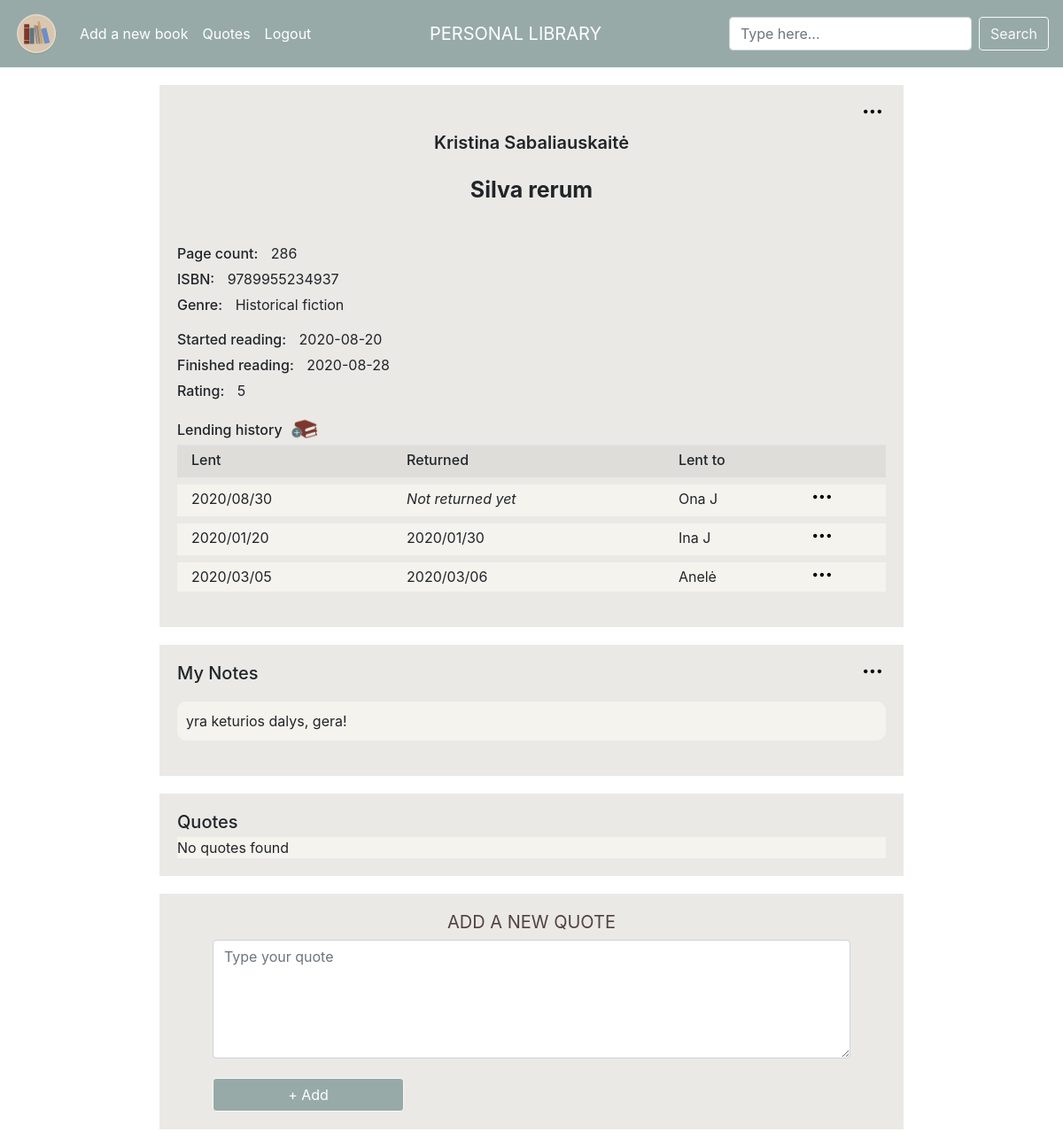
The app's page /book/38 (signed in) with its own data.
### tables this page shows
CREATE TABLE "books" (user_id INTEGER NOT NULL, title TEXT NOT NULL, author TEXT NOT NULL, pages INTEGER NOT NULL, isbn TEXT NULL, genre TEXT NULL, rating INTEGER NULL, started DATE NULL, finished DATE NULL, owner TEXT NULL, notes TEXT NULL, lent BOOLEAN NULL, book_id INTEGER PRIMARY KEY AUTOINCREMENT NOT NULL);

CREATE TABLE "lending"(lend_id integer primary key autoincrement not null, user_id integer not null, book_id integer not null, borrower text not null, lent_date datetime not null, returned datetime );

### application.py (the view, shortened to what this page needs)
@app.route("/book/<book_id>", methods=["GET", "POST", "DELETE"])
@login_required
def book(book_id):
    if request.method == "GET":
        data = db.execute("""SELECT * FROM books
                            WHERE book_id = :book_id
                             AND user_id = :user_id """,
                          book_id=book_id,
                          user_id=session["user_id"])
        print('BOOK PROFILE | data: ' + str(data), flush=True)
        quotes_result = db.execute("""SELECT * FROM quotes
                            JOIN books ON books.book_id = quotes.book_id
                            WHERE books.book_id = :book_id
                            AND books.user_id = :user_id """,
                                   book_id=book_id,
                                   user_id=session["user_id"])
        print('BOOK PROFILE | quotes: ' + str(quotes_result), flush=True)
        lendings_result = db.execute("""SELECT * FROM lending
                            JOIN books ON books.book_id = lending.book_id
                            WHERE books.book_id = :book_id
                            AND books.user_id = :user_id """,
                                     book_id=book_id,
                                     user_id=session["user_id"])
        print('BOOK PROFILE | lendings: ' + str(lendings_result), flush=True)
        return render_template("book.html", data=data, quotes=quotes_result, lendings=lendings_result)
    elif request.method == "DELETE":
        db.execute(""" DELETE FROM books WHERE book_id = :book_id""",
                   book_id=book_id)
        return 0

### application.py (called while the page is built)
@app.after_request
def after_request(response):
    response.headers["Cache-Control"] = "no-cache, no-store, must-revalidate"
    response.headers["Expires"] = 0
    response.headers["Pragma"] = "no-cache"
    return response

### helpers.py (called while the page is built)
def login_required(f):
    @wraps(f)
    def decorated_function(*args, **kwargs):
        if session.get("user_id") is None:
            return redirect("/login")
        return f(*args, **kwargs)
    return decorated_function

### templates/book.html (shortened to what this page needs)
{% extends "layout.html" %}
{% block main %}
    {% for book in data %}
        <div class="profile_container_top">
            <div class="item-a book_profile_author">{{ book.author }}</div>
            <div class="item-b book_profile_book_title">{{ book.title }}</div>
            <div class="item-d">
                <p class="book_profile_titles">Page count:</p>
                <div class="book_profile_text">{{ book.pages }}</div>
                <br>
                <p class="book_profile_titles">ISBN:</p>
                <div class="book_profile_text">{{ book.isbn }}</div>
                <br>
                <p class="book_profile_titles">Genre:</p>
                <div class="book_profile_text">{{ book.genre }}</div>
                <br>
            </div>
            <div class="item-e">
                <p class="book_profile_titles">Started reading:</p>
                {% if book.started %}
                    <div class="book_profile_text">{{ book.started }}</div>
                    <br>
                    <p class="book_profile_titles">Finished reading:</p>
                    {% if book.finished %}
                        <div class="book_profile_text">{{ book.finished }}</div>
                    {% else %}
                        <div class="book_profile_text">haven't finished reading</div>
                    {% endif %}
                {% else %}
                    <div class="book_profile_text">haven't started reading</div>
                {% endif %}
                <br>
                <p class="book_profile_titles">Rating:</p>
                {% if book.rating %}
                    <div class="book_profile_text">{{ book.rating }}</div>
                {% else %}
                    <div class="book_profile_text">no rating</div>
                {% endif %}
            </div>
            <div class="item-f">
                <p class="book_profile_titles">Lending history</p>
                <button id="add_book" title="Lend a book" class="inner"
                        data-toggle="modal"
                        data-target="#bookLendingModal"
                        data-bookid="{{ book.book_id }}">
                    <img class="img_btn" src="../static/add_book.gif" alt="Lend a book">
                </button>
                {% if not lendings %}
                    <p><i>There is no lending history for this book.</i></p>
                {% else %}
                    <table class="table table-striped">
                        <tr>
                            <th>Lent</th>
                            <th>Returned</th>
                            <th>Lent to</th>
                            <th></th>
                        </tr>
                        {% for record in lendings %}
                            <tr>
                                <td>{{ record.lent_date }}</td>
                                {% if not record.returned %}
                                    <td><i>Not returned yet</i></td>
                                    <td>{{ record.borrower }}</td>
                                {% else %}
                                    <td>{{ record.returned }}</td>
                                    <td>{{ record.borrower }}</td>
                                {% endif %}
                                <td>
                                    <div class="book_lend_options">
                                        <img class="book_lend_options_image"
                                             onclick="showOptionsFor('lendOpt{{ record.lend_id }}')"
                                             src="../static/options.svg"
                                             alt="options"/>
                                    </div>
                                </td>
                            </tr>
                        {% endfor %}
                    </table>
                {% endif %}
            </div>
            <div class="item-g">
                <div class="book_options">
                    <img class="book_options_image"
                         onclick="showOptionsFor('opt{{ book.book_id }}')"
                         src="../static/options.svg"
                         alt="options"/>
                </div>
            </div>
        </div>
    {% endfor %}
    <div class="profile_container_notes">
        <div class="item-h"><h5 class="book_profile_titles">My Notes</h5></div>
        {% for book in data %}
            <div class="item-j">
                <div class="note_options">
                    <img class="note_options_image"
                         onclick="showOptionsFor('noteOpt{{ book.book_id }}')"
                         src="../static/options.svg"
                         alt="options"/>
                </div>
            </div>
            {% if book.notes %}
                <div class="item-k quote_sand_bg_profile">
                    <p class="note_text">{{ book.notes }}</p>
                </div>
            {% else %}
                <div class="item-k">No notes found</div>
            {% endif %}
        {% endfor %}
    </div>
    <div class="profile_container_quotes">
        <div class="quote_brown_bg_profile">
            <div class="quotes_profile"><h5 class="book_profile_titles">Quotes</h5></div>
            {% if not quotes %}
                <div class="item-k">No quotes found</div>
            {% endif %}
        </div>
    </div>
    {% for book in data %}
        <div class=" container_new_quote">
            <h2 id="add_quote">ADD A NEW QUOTE</h2>
            <form id="new_quote" action="/book/{{ book.book_id }}/new-quote" method="post" autocomplete="off">
                <div class="form-group" id="quote_quote">
                    <textarea autocomplete="off" class="form-control" name="quote" contenteditable="true"
                              placeholder="Type your quote" cols="30" rows="5" required="required"></textarea>
                </div>
                <br>
                <button class="btn btn-light" type="submit" id="quote_btn">+ Add</button>
            </form>
        </div>
    {% endfor %}
{% endblock %}

### static/style.css (style rules this page uses)
.btn-light { color: white; background-color: #97aaa8 !important; display: inline; }
.inner { display: inline-block; font-weight: 400; font-size: 20px; color: #524240; }
.form-group { display: inline-block; }
textarea { min-height: 50px; }
#add_book { border: none; background-color: #eae9e6; }
.img_btn { width: 30px; }
.form-control { display: inline-block; max-width: 100%; }
.item-a { grid-area: author; }
.item-b { grid-area: title; }
.item-d { grid-area: col_a; }
.item-e { grid-area: col_b; }
.item-f { grid-area: col_c; overflow-y: scroll; max-height: 200px; }
.item-g { grid-area: options_column; display: flex; flex-direction: row; justify-content: flex-end; }
.profile_container_top { display: grid; background-color: #eae9e6; margin: 20px auto; padding: 20px; max-width: 70%; column-gap: 10px; row-gap: 5px; grid-template-columns: 1fr 1fr 1fr 1.5fr 0.5fr; grid-template-rows: auto auto auto; grid-template-areas: "book_cover author author author options_column" "book_cover title title title ." "book_cover col_a col_b col_c col_c"; }
.item-h { grid-area: my_notes; width: 100%; }
.item-j { grid-area: note_options_column; display: flex; flex-direction: row; justify-content: flex-end; }
.item-k { grid-area: notes_text; overflow: auto; background-color: #f5f3ee; }
.profile_container_notes { display: grid; background-color: #eae9e6; margin: 20px auto; padding: 20px; max-width: 70%; column-gap: 10px; row-gap: 15px; grid-template-columns: auto auto auto 1fr 20px; grid-template-rows: auto; grid-template-areas: "my_notes my_notes my_notes my_notes note_options_column" "notes_text notes_text notes_text notes_text notes_text"; }
.book_profile_author { text-align: center; font-size: 20px; font-weight: 600; margin: 10px; }
.book_profile_book_title { text-align: center; font-size: 25px; font-weight: 700; margin: 0px 10px 30px 10px; }
.book_profile_titles { display: inline-block; font-weight: 500; margin-bottom: 5px; }
.book_profile_text { display: inline-block; margin-left: 10px; }
.quote_sand_bg_profile { background-color: #f5f3ee; padding: 5px; border-radius: 10px; margin-bottom: 20px; }
.quote_brown_bg_profile { background-color: #eae9e6; margin: 20px auto; padding: 20px; max-width: 70%; }
.table td { padding: 0.25rem 1rem 0.5rem 1rem; width: auto; background-color: #f5f3ee; border-width: 0.5rem; border-color: #eae9e6; }
.table th { padding: 0.25rem 1rem 0.5rem 1rem; font-weight: 500; }
@media (min-width: 831px) and (max-width: 1469px) { .book_profile_author { text-align: center; font-size: 20px; font-weight: 600; margin: 10px; } }
@media (min-width: 831px) and (max-width: 1469px) { .book_profile_book_title { text-align: center; font-size: 25px; font-weight: 700; margin: 0px 10px 30px 10px; } }
@media (min-width: 831px) and (max-width: 1469px) { .profile_container_top { display: grid; background-color: #eae9e6; margin: 20px auto; padding: 20px; max-width: 70%; column-gap: 10px; row-gap: 10px; grid-template-columns: 100%; grid-template-rows: auto; grid-template-areas: "options_column" "author" "title" "col_a" "col_b" "col_c"; } }
.quote_text, .note_text { float: none; margin: 5px; margin-right: 20px; text-align: justify; }
#add_quote { text-align: center; font-weight: 400; font-size: 20px; color: #524240; }
#new_quote { width: 90%; margin-right: auto; margin-left: auto; }
#quote_author, #quote_title, #quote_quote { width: 100%; align-items: center; }
#quote_btn { width: 30%; align-items: center; }
textarea { width: 100%; border: none; }
.container_new_quote { background-color: #eae9e6; margin: 20px auto; padding: 20px; max-width: 70%; }
.book_options { display: flex; flex-direction: column; justify-content: flex-start; align-content: flex-end; max-height: 10px; max-width: 10px; }
.book_options_image { background-color: transparent; padding: 0 5px; border: transparent; height: 20px; align-self: flex-end; }
.note_options { display: flex; flex-direction: column; justify-content: flex-start; align-content: flex-end; max-height: 10px; max-width: 10px; }
.note_options_image { background-color: transparent; padding: 0 5px; border: transparent; height: 20px; align-self: flex-end; }
.book_lend_options { display: flex; flex-direction: column; justify-content: flex-start; align-content: flex-end; max-height: 10px; max-width: 10px; }
.book_lend_options_image { background-color: transparent; padding: 0 5px; border: transparent; height: 20px; align-self: flex-end; }

### records on screen
books: author "Kristina Sabaliauskaitė", title "Silva rerum", pages "286", isbn "9789955234937", genre "Historical fiction", started "2020-08-20", finished "2020-08-28", rating "5", notes "yra keturios dalys, gera!"
lending: lent_date "2020/08/30", borrower "Ona J"
lending: lent_date "2020/01/20", returned "2020/01/30", borrower "Ina J"
lending: lent_date "2020/03/05", returned "2020/03/06", borrower "Anelė"
